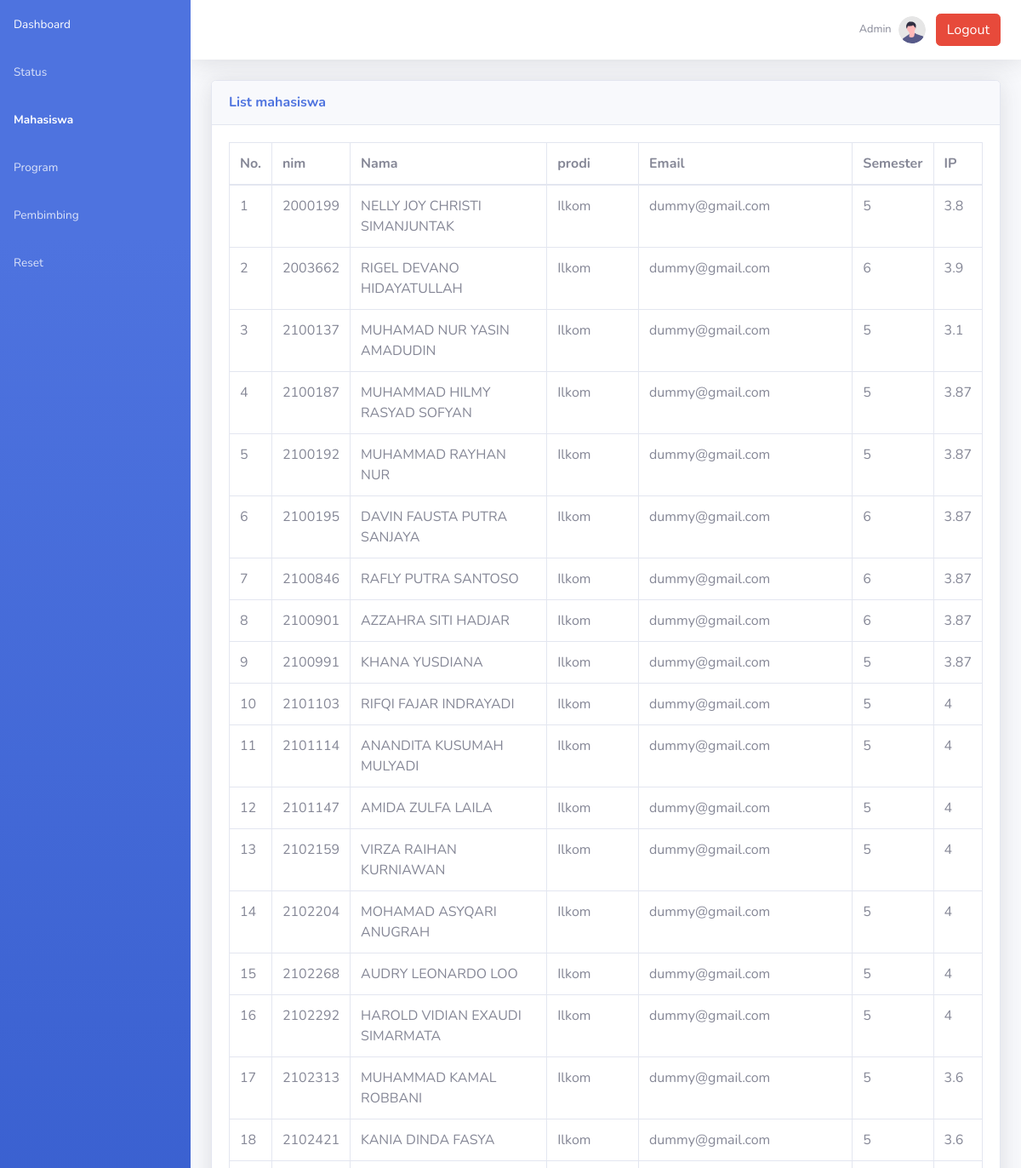
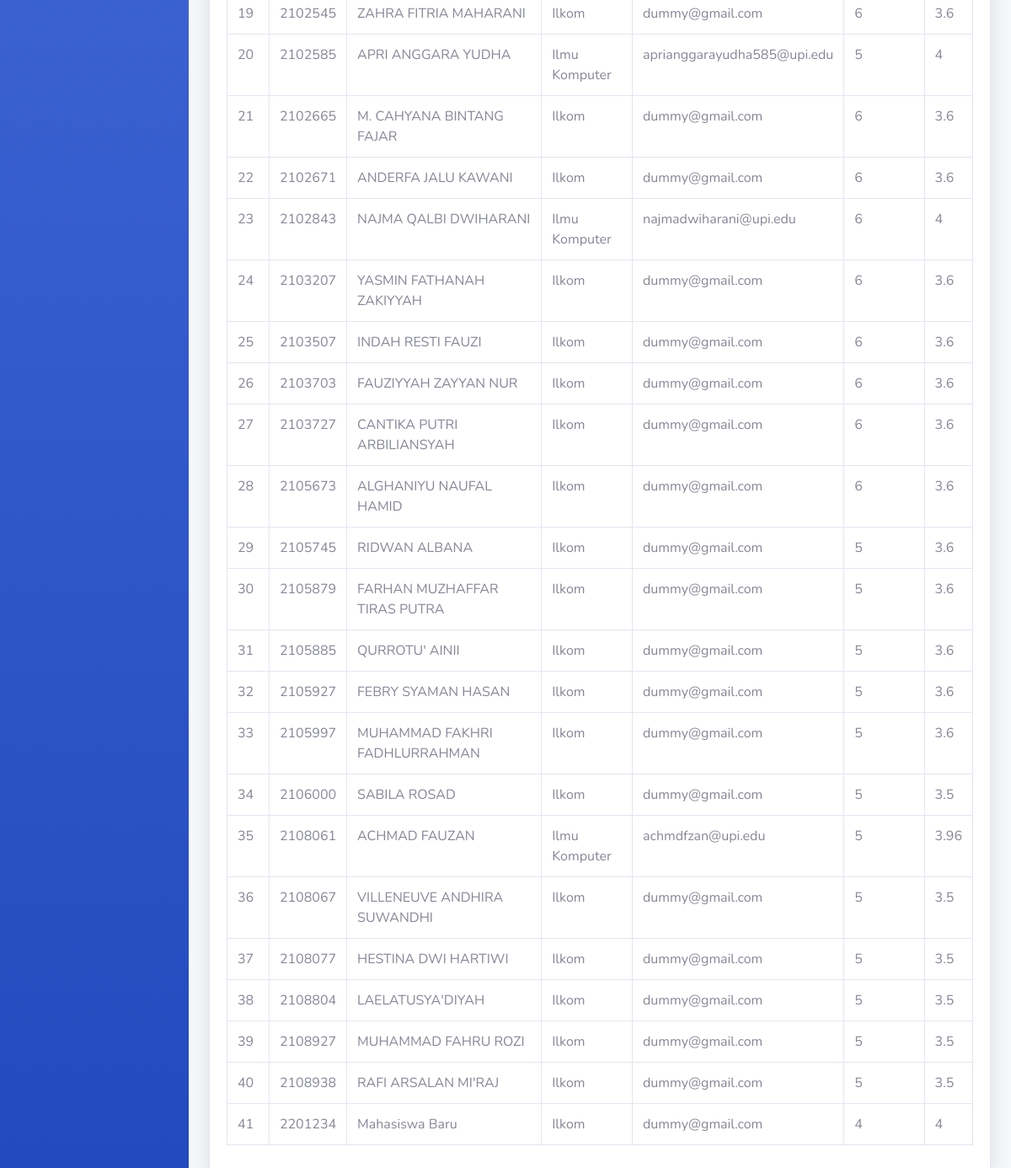
The app's page /listmahasiswa.php with its own data (2 pictures, top to bottom).
### tables this page shows
CREATE TABLE `tmahasiswa` (
  `nip` varchar(20) NOT NULL,
  `nim` varchar(10) NOT NULL,
  `nama_mahasiswa` varchar(50) NOT NULL,
  `prodi` varchar(50) NOT NULL,
  `email_mahasiswa` varchar(50) NOT NULL,
  `semester_mahasiswa` int(11) NOT NULL,
  `sks_akumulatif` int(11) DEFAULT 0,
  `sks_sisa_konversi` int(11) DEFAULT 0,
  `sks_dalam_univ` int(11) DEFAULT 20,
  `sks_luar_univ` int(11) DEFAULT 40,
  `ipk_mahasiswa` float NOT NULL,
  `status_mahasiswa` varchar(25) DEFAULT 'belum berpartisipasi'
);

### listmahasiswa.php (the view, shortened to what this page needs)
<!DOCTYPE html>
<html lang="en">
<head>
    <link href="vendor/fontawesome-free/css/all.min.css" rel="stylesheet" type="text/css">
    <link href="css/sb-admin-2.min.css" rel="stylesheet">
</head>
<body id="page-top">
    <div id="wrapper">
        <ul class="navbar-nav bg-gradient-primary sidebar sidebar-dark accordion" id="accordionSidebar">
        <li class="nav-item">
                <a class="nav-link" href="admin.php">
                    <span>Dashboard</span></a>
            </li>
            <li class="nav-item">
                <a class="nav-link" href="admin.php">
                    <span>Status</span></a>
            </li>
            <li class="nav-item active">
                <a class="nav-link" href="listmahasiswa.php">
                    <span>Mahasiswa</span></a>
            </li>
            <li class="nav-item">
                <a class="nav-link" href="listprogram.php">
                    <span>Program</span></a>
            </li>
            <li class="nav-item">
                <a class="nav-link" href="listpembimbing.php">
                    <span>Pembimbing</span></a>
            </li>
            <li class="nav-item">
                <a class="nav-link" href="reset.php">
                    <span>Reset</span></a>
            </li>
        </ul>
        <div id="content-wrapper" class="d-flex flex-column">
            <div id="content">
                <nav class="navbar navbar-expand navbar-light bg-white topbar mb-4 static-top shadow">
                    <ul class="navbar-nav ml-auto">
                        <li class="nav-item dropdown no-arrow">
                            <a class="nav-link dropdown-toggle" href="index.php" id="userDropdown" role="button"
                                data-toggle="dropdown" aria-haspopup="true" aria-expanded="false">
                                <span class="mr-2 d-none d-lg-inline text-gray-600 small">Admin</span>
                                <img class="img-profile rounded-circle"
                                    src="img/undraw_profile.svg">
                            </a>
                        </li>
                        <li class="nav-item align-self-center">
                            <a href='logout.php' class='btn btn-danger mr-2'>Logout</a>
                        </li>
                    </ul>
                </nav>
                <div class="container-fluid">
                    <div class="card shadow mb-4">
                        <div class="card-header py-3">
                            <h6 class="m-0 font-weight-bold text-primary">List mahasiswa</h6>
                        </div>
                        <div class="card-body">
                        <?php
                        require_once "config.php";
                        $sql = "SELECT * FROM tmahasiswa";
                        if($result = mysqli_query($link, $sql)){
                            if(mysqli_num_rows($result) > 0){
                                echo '<div class="table-responsive">';
                                    echo '<table class="table table-bordered" id="dataTable" width="100%" cellspacing="0">';
                                        echo "<thead>";
                                            echo "<tr>";
                                                echo "<th>No.</th>";
                                                echo "<th>nim</th>";
                                                echo "<th>Nama</th>";
                                                echo "<th>prodi</th>";
                                                echo "<th>Email</th>";
                                                echo "<th>Semester</th>";
                                                echo "<th>IP</th>";
                                            echo "</tr>";
                                        echo "</thead>";
                                        echo "<tbody>";
                                        $num = 1;
                                        while($row = mysqli_fetch_array($result)){
                                            echo "<tr>";
                                                echo "<td>" . $num++ . "</td>";
                                                echo "<td>" . $row['nim'] . "</td>";
                                                echo "<td>" . $row['nama_mahasiswa'] . "</td>";
                                                echo "<td>" . $row['prodi'] . "</td>";
                                                echo "<td>" . $row['email_mahasiswa'] . "</td>";
                                                echo "<td>" . $row['semester_mahasiswa'] . "</td>";
                                                echo "<td>" . $row['ipk_mahasiswa'] . "</td>";
                                            echo "</tr>";
                                        }
                                        echo "</tbody>";
                                    echo "</table>";
                                echo '</div>';
                            } else{
                                echo '<div class="alert alert-danger"><em>List kosong</em></div>';
                            }
                        } else{
                            echo "Oops! Something went wrong. Please try again later.";
                        }
                        ?>
                        </div>
                    </div>
                </div>
            </div>
        </div>
    </div>
</body>
</html>

### records on screen
tmahasiswa: nim "2000199", nama_mahasiswa "NELLY JOY CHRISTI SIMANJUNTAK", prodi "Ilkom", email_mahasiswa "dummy@gmail.com", semester_mahasiswa "5", ipk_mahasiswa "3.8"
tmahasiswa: nim "2003662", nama_mahasiswa "RIGEL DEVANO HIDAYATULLAH", prodi "Ilkom", email_mahasiswa "dummy@gmail.com", semester_mahasiswa "6", ipk_mahasiswa "3.9"
tmahasiswa: nim "2100137", nama_mahasiswa "MUHAMAD NUR YASIN AMADUDIN", prodi "Ilkom", email_mahasiswa "dummy@gmail.com", semester_mahasiswa "5", ipk_mahasiswa "3.1"
tmahasiswa: nim "2100187", nama_mahasiswa "MUHAMMAD HILMY RASYAD SOFYAN", prodi "Ilkom", email_mahasiswa "dummy@gmail.com", semester_mahasiswa "5", ipk_mahasiswa "3.87"
tmahasiswa: nim "2100192", nama_mahasiswa "MUHAMMAD RAYHAN NUR", prodi "Ilkom", email_mahasiswa "dummy@gmail.com", semester_mahasiswa "5", ipk_mahasiswa "3.87"
tmahasiswa: nim "2100195", nama_mahasiswa "DAVIN FAUSTA PUTRA SANJAYA", prodi "Ilkom", email_mahasiswa "dummy@gmail.com", semester_mahasiswa "6", ipk_mahasiswa "3.87"
tmahasiswa: nim "2100846", nama_mahasiswa "RAFLY PUTRA SANTOSO", prodi "Ilkom", email_mahasiswa "dummy@gmail.com", semester_mahasiswa "6", ipk_mahasiswa "3.87"
tmahasiswa: nim "2100901", nama_mahasiswa "AZZAHRA SITI HADJAR", prodi "Ilkom", email_mahasiswa "dummy@gmail.com", semester_mahasiswa "6", ipk_mahasiswa "3.87"
tmahasiswa: nim "2100991", nama_mahasiswa "KHANA YUSDIANA", prodi "Ilkom", email_mahasiswa "dummy@gmail.com", semester_mahasiswa "5", ipk_mahasiswa "3.87"
tmahasiswa: nim "2101103", nama_mahasiswa "RIFQI FAJAR INDRAYADI", prodi "Ilkom", email_mahasiswa "dummy@gmail.com", semester_mahasiswa "5", ipk_mahasiswa "4"
tmahasiswa: nim "2101114", nama_mahasiswa "ANANDITA KUSUMAH MULYADI", prodi "Ilkom", email_mahasiswa "dummy@gmail.com", semester_mahasiswa "5", ipk_mahasiswa "4"
tmahasiswa: nim "2101147", nama_mahasiswa "AMIDA ZULFA LAILA", prodi "Ilkom", email_mahasiswa "dummy@gmail.com", semester_mahasiswa "5", ipk_mahasiswa "4"
tmahasiswa: nim "2102159", nama_mahasiswa "VIRZA RAIHAN KURNIAWAN", prodi "Ilkom", email_mahasiswa "dummy@gmail.com", semester_mahasiswa "5", ipk_mahasiswa "4"
tmahasiswa: nim "2102204", nama_mahasiswa "MOHAMAD ASYQARI ANUGRAH", prodi "Ilkom", email_mahasiswa "dummy@gmail.com", semester_mahasiswa "5", ipk_mahasiswa "4"
tmahasiswa: nim "2102268", nama_mahasiswa "AUDRY LEONARDO LOO", prodi "Ilkom", email_mahasiswa "dummy@gmail.com", semester_mahasiswa "5", ipk_mahasiswa "4"
tmahasiswa: nim "2102292", nama_mahasiswa "HAROLD VIDIAN EXAUDI SIMARMATA", prodi "Ilkom", email_mahasiswa "dummy@gmail.com", semester_mahasiswa "5", ipk_mahasiswa "4"
tmahasiswa: nim "2102313", nama_mahasiswa "MUHAMMAD KAMAL ROBBANI", prodi "Ilkom", email_mahasiswa "dummy@gmail.com", semester_mahasiswa "5", ipk_mahasiswa "3.6"
tmahasiswa: nim "2102421", nama_mahasiswa "KANIA DINDA FASYA", prodi "Ilkom", email_mahasiswa "dummy@gmail.com", semester_mahasiswa "5", ipk_mahasiswa "3.6"
tmahasiswa: nim "2102545", nama_mahasiswa "ZAHRA FITRIA MAHARANI", prodi "Ilkom", email_mahasiswa "dummy@gmail.com", semester_mahasiswa "6", ipk_mahasiswa "3.6"
tmahasiswa: nim "2102585", nama_mahasiswa "APRI ANGGARA YUDHA", prodi "Ilmu Komputer", email_mahasiswa "aprianggarayudha585@upi.edu", semester_mahasiswa "5", ipk_mahasiswa "4"
tmahasiswa: nim "2102665", nama_mahasiswa "M. CAHYANA BINTANG FAJAR", prodi "Ilkom", email_mahasiswa "dummy@gmail.com", semester_mahasiswa "6", ipk_mahasiswa "3.6"
tmahasiswa: nim "2102671", nama_mahasiswa "ANDERFA JALU KAWANI", prodi "Ilkom", email_mahasiswa "dummy@gmail.com", semester_mahasiswa "6", ipk_mahasiswa "3.6"
tmahasiswa: nim "2102843", nama_mahasiswa "NAJMA QALBI DWIHARANI", prodi "Ilmu Komputer", email_mahasiswa "najmadwiharani@upi.edu", semester_mahasiswa "6", ipk_mahasiswa "4"
tmahasiswa: nim "2103207", nama_mahasiswa "YASMIN FATHANAH ZAKIYYAH", prodi "Ilkom", email_mahasiswa "dummy@gmail.com", semester_mahasiswa "6", ipk_mahasiswa "3.6"
tmahasiswa: nim "2103507", nama_mahasiswa "INDAH RESTI FAUZI", prodi "Ilkom", email_mahasiswa "dummy@gmail.com", semester_mahasiswa "6", ipk_mahasiswa "3.6"
tmahasiswa: nim "2103703", nama_mahasiswa "FAUZIYYAH ZAYYAN NUR", prodi "Ilkom", email_mahasiswa "dummy@gmail.com", semester_mahasiswa "6", ipk_mahasiswa "3.6"
tmahasiswa: nim "2103727", nama_mahasiswa "CANTIKA PUTRI ARBILIANSYAH", prodi "Ilkom", email_mahasiswa "dummy@gmail.com", semester_mahasiswa "6", ipk_mahasiswa "3.6"
tmahasiswa: nim "2105673", nama_mahasiswa "ALGHANIYU NAUFAL HAMID", prodi "Ilkom", email_mahasiswa "dummy@gmail.com", semester_mahasiswa "6", ipk_mahasiswa "3.6"
tmahasiswa: nim "2105745", nama_mahasiswa "RIDWAN ALBANA", prodi "Ilkom", email_mahasiswa "dummy@gmail.com", semester_mahasiswa "5", ipk_mahasiswa "3.6"
tmahasiswa: nim "2105879", nama_mahasiswa "FARHAN MUZHAFFAR TIRAS PUTRA", prodi "Ilkom", email_mahasiswa "dummy@gmail.com", semester_mahasiswa "5", ipk_mahasiswa "3.6"
tmahasiswa: nim "2105885", nama_mahasiswa "QURROTU' AINII", prodi "Ilkom", email_mahasiswa "dummy@gmail.com", semester_mahasiswa "5", ipk_mahasiswa "3.6"
tmahasiswa: nim "2105927", nama_mahasiswa "FEBRY SYAMAN HASAN", prodi "Ilkom", email_mahasiswa "dummy@gmail.com", semester_mahasiswa "5", ipk_mahasiswa "3.6"
tmahasiswa: nim "2105997", nama_mahasiswa "MUHAMMAD FAKHRI FADHLURRAHMAN", prodi "Ilkom", email_mahasiswa "dummy@gmail.com", semester_mahasiswa "5", ipk_mahasiswa "3.6"
tmahasiswa: nim "2106000", nama_mahasiswa "SABILA ROSAD", prodi "Ilkom", email_mahasiswa "dummy@gmail.com", semester_mahasiswa "5", ipk_mahasiswa "3.5"
tmahasiswa: nim "2108061", nama_mahasiswa "ACHMAD FAUZAN", prodi "Ilmu Komputer", email_mahasiswa "achmdfzan@upi.edu", semester_mahasiswa "5", ipk_mahasiswa "3.96"
tmahasiswa: nim "2108067", nama_mahasiswa "VILLENEUVE ANDHIRA SUWANDHI", prodi "Ilkom", email_mahasiswa "dummy@gmail.com", semester_mahasiswa "5", ipk_mahasiswa "3.5"
tmahasiswa: nim "2108077", nama_mahasiswa "HESTINA DWI HARTIWI", prodi "Ilkom", email_mahasiswa "dummy@gmail.com", semester_mahasiswa "5", ipk_mahasiswa "3.5"
tmahasiswa: nim "2108804", nama_mahasiswa "LAELATUSYA'DIYAH", prodi "Ilkom", email_mahasiswa "dummy@gmail.com", semester_mahasiswa "5", ipk_mahasiswa "3.5"
tmahasiswa: nim "2108927", nama_mahasiswa "MUHAMMAD FAHRU ROZI", prodi "Ilkom", email_mahasiswa "dummy@gmail.com", semester_mahasiswa "5", ipk_mahasiswa "3.5"
tmahasiswa: nim "2108938", nama_mahasiswa "RAFI ARSALAN MI'RAJ", prodi "Ilkom", email_mahasiswa "dummy@gmail.com", semester_mahasiswa "5", ipk_mahasiswa "3.5"
tmahasiswa: nim "2201234", nama_mahasiswa "Mahasiswa Baru", prodi "Ilkom", email_mahasiswa "dummy@gmail.com", semester_mahasiswa "4", ipk_mahasiswa "4"
